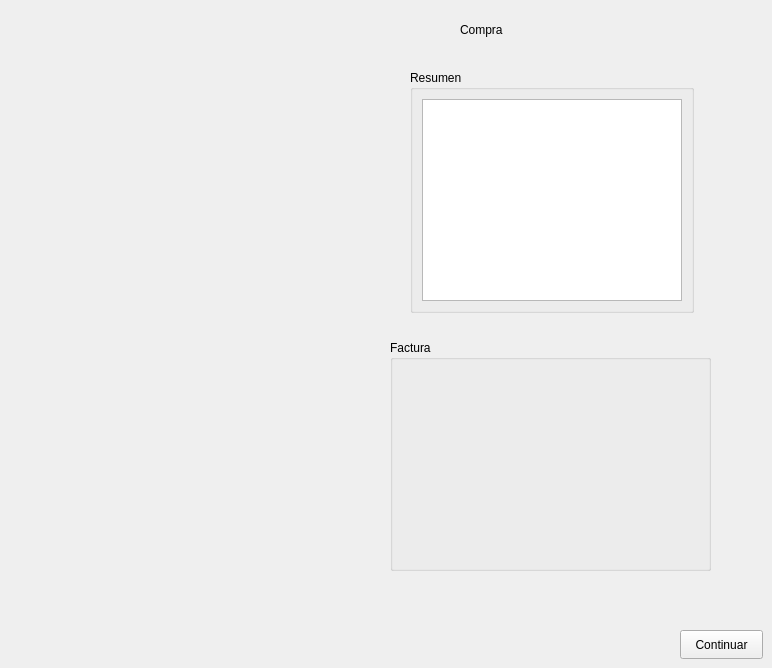
        <widget class="QWidget" name="page_5">
         <widget class="QLabel" name="label_2">
          <property name="geometry">
           <rect>
            <x>460</x>
            <y>20</y>
            <width>63</width>
            <height>20</height>
           </rect>
          </property>
          <property name="text">
           <string>Compra</string>
          </property>
         </widget>
         <widget class="QPushButton" name="terminarCompra">
          <property name="geometry">
           <rect>
            <x>680</x>
            <y>630</y>
            <width>83</width>
            <height>29</height>
           </rect>
          </property>
          <property name="text">
           <string>Continuar</string>
          </property>
         </widget>
         <widget class="QGroupBox" name="groupBox_2">
          <property name="geometry">
           <rect>
            <x>390</x>
            <y>340</y>
            <width>321</width>
            <height>231</height>
           </rect>
          </property>
          <property name="title">
           <string>Factura</string>
          </property>
         </widget>
         <widget class="QGroupBox" name="groupBox_3">
          <property name="geometry">
           <rect>
            <x>410</x>
            <y>70</y>
            <width>284</width>
            <height>243</height>
           </rect>
          </property>
          <property name="title">
           <string>Resumen</string>
          </property>
          <layout class="QGridLayout" name="gridLayout_7">
           <item row="0" column="0">
            <widget class="QTextEdit" name="resumenCompra"/>
           </item>
          </layout>
         </widget>
        </widget>
